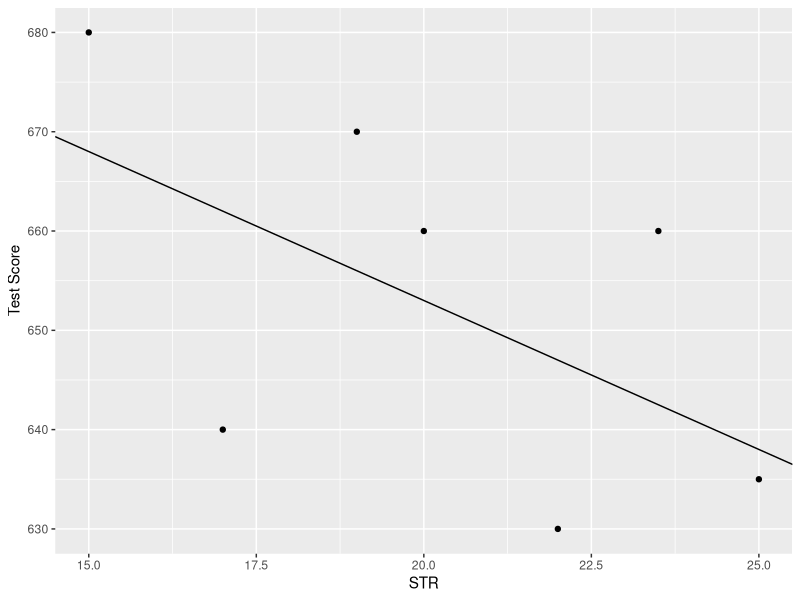
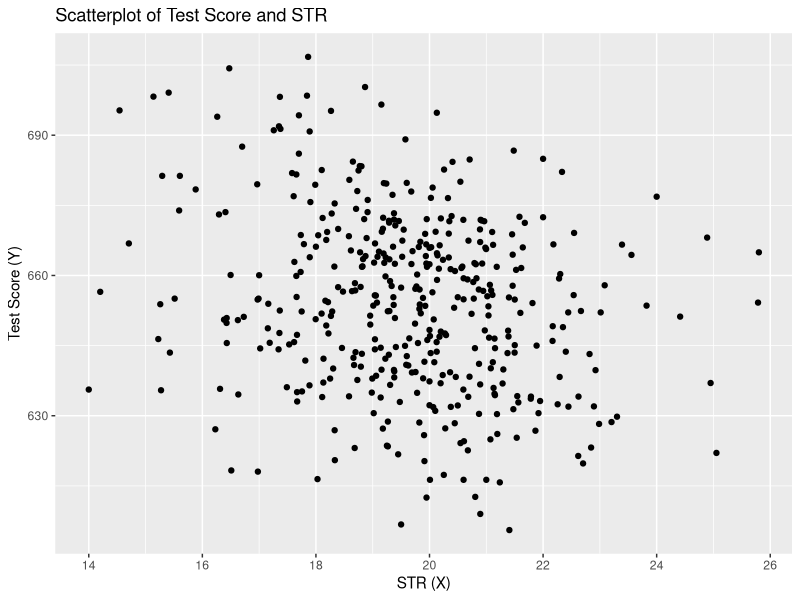
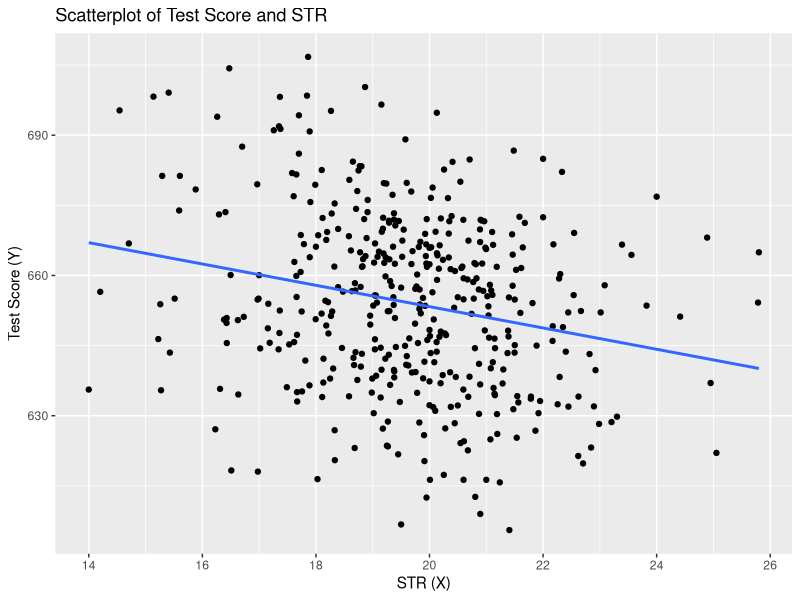

The R source for these figures, in order:
# Econometrics with R
# Chapter 04 Linear Regression with One Regressor ------------------------------

library(AER)
library(MASS)
library(tidyverse)
library(ggplot2)
library(patchwork)
library(readxl)

# 4.1 Simple Linear Regression -------------------------------------------------

# Create sample data
STR <- c(15, 17, 19, 20, 22, 23.5, 25)
TestScore <- c(680, 640, 670, 660, 630, 660, 635) 

# Print out sample data
STR
#> [1] 15.0 17.0 19.0 20.0 22.0 23.5 25.0
TestScore
#> [1] 680 640 670 660 630 660 635


# create a scatterplot of the data
# plot(TestScore ~ STR,ylab="Test Score",pch=20)

# add the systematic relationship to the plot
# abline(a = 713, b = -3)
ggplot() +
  geom_point(aes(x = STR, y = TestScore)) +
  geom_abline(intercept = 713, slope = -3) +
  labs(x = "STR", y = "Test Score")


# 4.2 Estimating the Coefficients of the Linear Regression Model ---------------

data("CASchools")
CASchools <- as_tibble(CASchools)
head(CASchools)
# # A tibble: 6 × 14
#   district school        county grades students teachers calworks lunch computer
#   <chr>    <chr>         <fct>  <fct>     <dbl>    <dbl>    <dbl> <dbl>    <dbl>
# 1 75119    Sunol Glen U… Alame… KK-08       195    10.9     0.510  2.04       67
# 2 61499    Manzanita El… Butte  KK-08       240    11.1    15.4   47.9       101
# 3 61549    Thermalito U… Butte  KK-08      1550    82.9    55.0   76.3       169
# 4 61457    Golden Feath… Butte  KK-08       243    14      36.5   77.0        85
# 5 61523    Palermo Unio… Butte  KK-08      1335    71.5    33.1   78.4       171
# 6 62042    Burrel Union… Fresno KK-08       137     6.40   12.3   87.0        25
# # ℹ 5 more variables: expenditure <dbl>, income <dbl>, english <dbl>,
# #   read <dbl>, math <dbl>


# compute STR and append it to CASchools
# CASchools$STR <- CASchools$students/CASchools$teachers 

# compute TestScore and append it to CASchools
# CASchools$score <- (CASchools$read + CASchools$math)/2   
CASchools <- CASchools %>% 
  mutate(STR = students/teachers,
         score = (read + math)/2)


# compute sample averages of STR and score
# avg_STR <- mean(CASchools$STR) 
# avg_score <- mean(CASchools$score)

# compute sample standard deviations of STR and score
# sd_STR <- sd(CASchools$STR) 
# sd_score <- sd(CASchools$score)

# set up a vector of percentiles and compute the quantiles 
# quantiles <- c(0.10, 0.25, 0.4, 0.5, 0.6, 0.75, 0.9)
# quant_STR <- quantile(CASchools$STR, quantiles)
# quant_score <- quantile(CASchools$score, quantiles)

# gather everything in a data.frame 
# DistributionSummary <- data.frame(Average = c(avg_STR, avg_score), 
#                                   StandardDeviation = c(sd_STR, sd_score), 
#                                   quantile = rbind(quant_STR, quant_score))

# print the summary to the console
# DistributionSummary
#>               Average StandardDeviation quantile.10. quantile.25. quantile.40.
#> quant_STR    19.64043          1.891812      17.3486     18.58236     19.26618
#> quant_score 654.15655         19.053347     630.3950    640.05000    649.06999
#>             quantile.50. quantile.60. quantile.75. quantile.90.
#> quant_STR       19.72321      20.0783     20.87181     21.86741
#> quant_score    654.45000     659.4000    666.66249    678.85999
DistributionSummary <- CASchools %>% 
    select(STR, score) %>% 
    gather(key = "variable", value = "value") %>% 
    group_by(variable) %>% 
    summarise(Average = mean(value),
              StandardDeviation = sd(value),
              quantile.10. = quantile(value, 0.1),
              quantile.25. = quantile(value, 0.25),
              quantile.40. = quantile(value, 0.4),
              quantile.50. = quantile(value, 0.5),
              quantile.60. = quantile(value, 0.6),
              quantile.75. = quantile(value, 0.75),
              quantile.90. = quantile(value, 0.9))

DistributionSummary
# # A tibble: 2 × 10
#   variable Average StandardDeviation quantile.10. quantile.25. quantile.40.
#   <chr>      <dbl>             <dbl>        <dbl>        <dbl>        <dbl>
# 1 STR         19.6              1.89         17.3         18.6         19.3
# 2 score      654.              19.1         630.         640.         649. 
# # ℹ 4 more variables: quantile.50. <dbl>, quantile.60. <dbl>,
# #   quantile.75. <dbl>, quantile.90. <dbl>

# if the table is too wide to display in the console,
# you can use View() to view all the data.
view(DistributionSummary)


# plot(score ~ STR, 
#      data = CASchools,
#      main = "Scatterplot of Test Score and STR", 
#      xlab = "STR (X)",
#      ylab = "Test Score (Y)")
ggplot(CASchools, aes(x = STR, y = score)) +
  geom_point() +
  labs(x = "STR (X)", y = "Test Score (Y)", 
       title = "Scatterplot of Test Score and STR")

cor(CASchools$STR, CASchools$score)
#> [1] -0.2263627


# attach(CASchools) # allows to use the variables contained in CASchools directly

# I personally do not recommend using `attach()`, 
# because it is easy to cause variable name conflicts 
# and is not conducive to the readability of the code.

# compute beta_1_hat
# beta_1 <- sum((STR - mean(STR)) * (score - mean(score))) / sum((STR - mean(STR))^2)
beta_1 <- CASchools %>% 
  summarise(
      beta_1 = sum((STR - mean(STR)) * (score - mean(score))) / sum((STR - mean(STR))^2)
  ) %>%
  pull(beta_1)

# compute beta_0_hat
# beta_0 <- mean(score) - beta_1 * mean(STR)
beta_0 <- CASchools %>% 
  summarise(
      beta_0 = mean(score) - beta_1 * mean(STR)
  ) %>%
  pull(beta_0)

# print the results to the console
beta_1
#> [1] -2.279808
beta_0
#> [1] 698.9329


# estimate the model and assign the result to linear_model
linear_model <- lm(score ~ STR, data = CASchools)

# print the standard output of the estimated lm object to the console 
linear_model
#> 
#> Call:
#> lm(formula = score ~ STR, data = CASchools)
#> 
#> Coefficients:
#> (Intercept)          STR  
#>      698.93        -2.28


# plot the data
# plot(score ~ STR, 
#      data = CASchools,
#      main = "Scatterplot of Test Score and STR", 
#      xlab = "STR (X)",
#      ylab = "Test Score (Y)",
#      xlim = c(10, 30),
#      ylim = c(600, 720))

# add the regression line
# abline(linear_model) 
ggplot(CASchools, aes(x = STR, y = score)) +
  geom_point() +
  geom_smooth(method = "lm", se = FALSE, formula = y ~ x) +
  labs(x = "STR (X)", y = "Test Score (Y)", 
       title = "Scatterplot of Test Score and STR")
